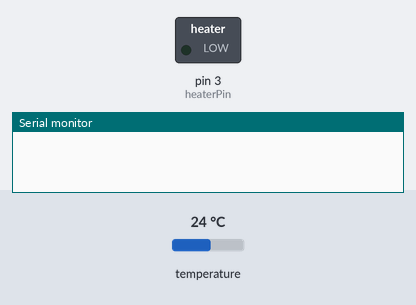
The sketch below on a simulated Arduino Uno, built with avr-gcc and run on an emulated ATmega328P. Shown: switched loads named in the sketch (green lamp = pin HIGH), the last lines printed to the serial monitor. Inputs (shaded band) come from the test bench; at power-on: temperature 24 °C.

Above: at 0.1 s.
At 2.1 s:
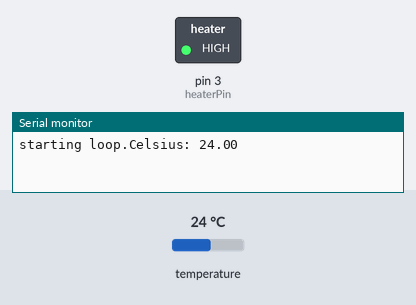
Timing chart, 0 to 3.6 s (numbered marks = the images above):
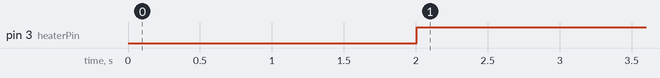

Measured:
- by itself, pin 3 (heaterPin): LOW → HIGH at 2.0 s

The sketch:

heatingpadINPROGRESS.ino
```cpp
#include <Wire.h>
#include <Adafruit_BMP085.h>
int heaterPin = 3;
int temp = 29;

Adafruit_BMP085 bmp;

void setup() {
Serial.begin(115200);
bmp.begin();
Wire.begin();
pinMode(heaterPin, OUTPUT);
digitalWrite(heaterPin, LOW);

delay(2000);

Serial.print("starting loop.");
}

void loop() {

float celsius = bmp.readTemperature();

 Serial.print("Celsius: ");
 Serial.println(celsius);
 if (celsius > temp) {
  digitalWrite(heaterPin, LOW);
  delay(30000); }
 else if (celsius < temp) {
  digitalWrite(heaterPin, HIGH);
  delay(30000); }
  else {
    delay(1000);
}
}
```
